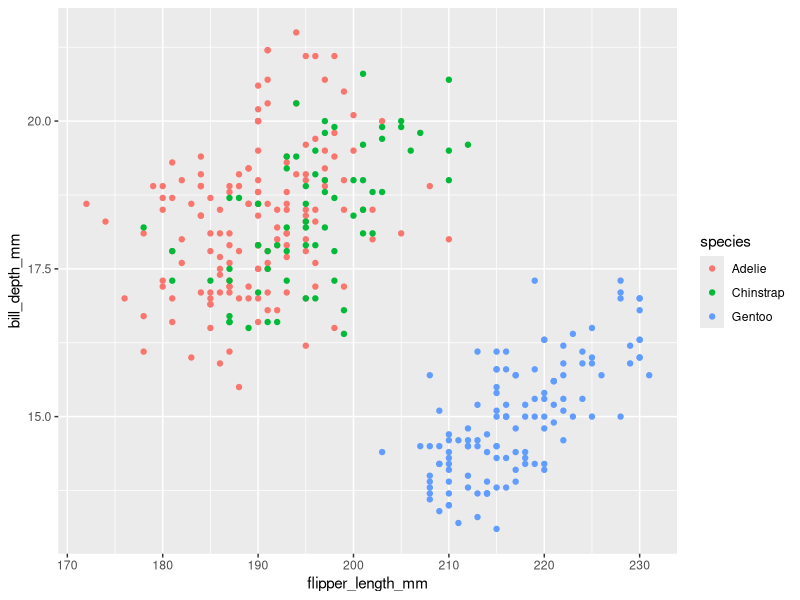
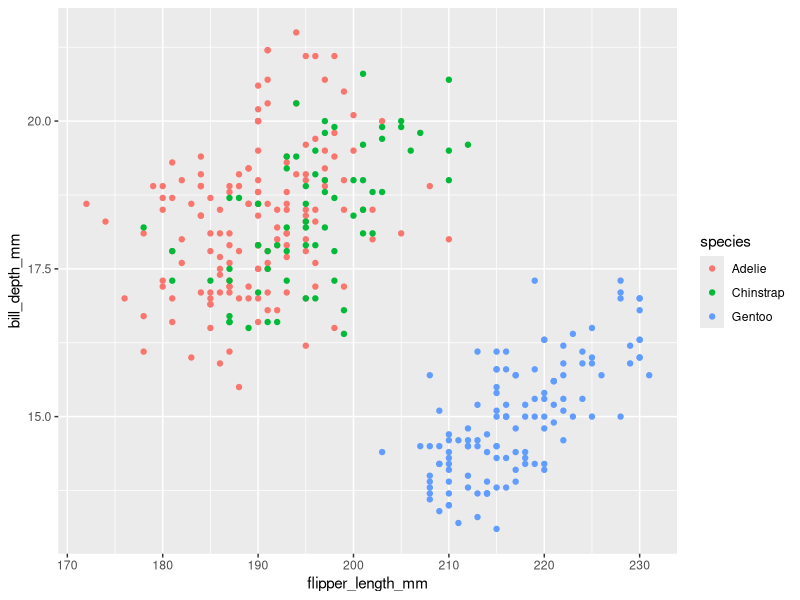

Recreate these plots in R, in order.
## ---- chunk 1
library(tidyverse)
library(ggplot2)
## ---- chunk 2
prob1_df=
  tibble(
    samp = rnorm(10),
    samp_gt_0 = samp > 0,
    char_vec = c("a", "b", "c", "d", "e", "f", "g", "h", "i", "j"),
    factor_vec = factor(c("low", "low", "low", "mod", "mod", "mod", "mod", "high", "high", "high"))
  )
## ---- chunk 3
mean(pull(prob1_df, samp))
mean(pull(prob1_df, samp_gt_0))
mean(pull(prob1_df, char_vec))
mean(pull(prob1_df, factor_vec))
## ---- chunk 4
as.numeric(pull(prob1_df, samp_gt_0)) * pull(prob1_df, samp)
as.factor(pull(prob1_df, samp_gt_0)) * pull(prob1_df, samp)
as.numeric(as.factor(pull(prob1_df, samp_gt_0))) * pull(prob1_df, samp)
## ---- chunk 5
data("penguins", package = "palmerpenguins")
## ---- chunk 6
ggplot(penguins, aes(x = flipper_length_mm, y = bill_depth_mm, color = species)) + geom_point()
ggsave("first_scatterplot_hl3439.png")
